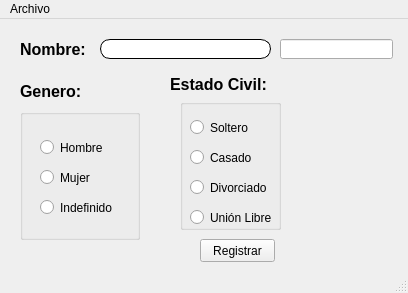
<?xml version="1.0" encoding="UTF-8"?>
<ui version="4.0">
 <class>MainWindow</class>
 <widget class="QMainWindow" name="MainWindow">
  <property name="geometry">
   <rect>
    <x>0</x>
    <y>0</y>
    <width>408</width>
    <height>293</height>
   </rect>
  </property>
  <property name="windowTitle">
   <string>MainWindow</string>
  </property>
  <widget class="QWidget" name="centralwidget">
   <widget class="QLineEdit" name="txt_nombre">
    <property name="geometry">
     <rect>
      <x>100</x>
      <y>20</y>
      <width>171</width>
      <height>20</height>
     </rect>
    </property>
    <property name="styleSheet">
     <string notr="true">border: 1px solid black;
border-radius: 10px;
</string>
    </property>
   </widget>
   <widget class="QLabel" name="label">
    <property name="geometry">
     <rect>
      <x>20</x>
      <y>62</y>
      <width>71</width>
      <height>21</height>
     </rect>
    </property>
    <property name="text">
     <string>&lt;html&gt;&lt;head/&gt;&lt;body&gt;&lt;p&gt;&lt;span style=&quot; font-size:12pt; font-weight:600;&quot;&gt;Genero:&lt;/span&gt;&lt;/p&gt;&lt;/body&gt;&lt;/html&gt;</string>
    </property>
   </widget>
   <widget class="QLabel" name="label_2">
    <property name="geometry">
     <rect>
      <x>170</x>
      <y>50</y>
      <width>111</width>
      <height>31</height>
     </rect>
    </property>
    <property name="text">
     <string>&lt;html&gt;&lt;head/&gt;&lt;body&gt;&lt;p&gt;&lt;span style=&quot; font-size:12pt; font-weight:600;&quot;&gt;Estado Civil:&lt;/span&gt;&lt;/p&gt;&lt;/body&gt;&lt;/html&gt;</string>
    </property>
   </widget>
   <widget class="QLabel" name="label_3">
    <property name="geometry">
     <rect>
      <x>20</x>
      <y>20</y>
      <width>71</width>
      <height>21</height>
     </rect>
    </property>
    <property name="text">
     <string>&lt;html&gt;&lt;head/&gt;&lt;body&gt;&lt;p&gt;&lt;span style=&quot; font-size:12pt; font-weight:600;&quot;&gt;Nombre:&lt;/span&gt;&lt;/p&gt;&lt;/body&gt;&lt;/html&gt;</string>
    </property>
   </widget>
   <widget class="QPushButton" name="btn_registrar">
    <property name="geometry">
     <rect>
      <x>200</x>
      <y>220</y>
      <width>75</width>
      <height>23</height>
     </rect>
    </property>
    <property name="text">
     <string>Registrar</string>
    </property>
   </widget>
   <widget class="QGroupBox" name="groupBox">
    <property name="geometry">
     <rect>
      <x>20</x>
      <y>90</y>
      <width>120</width>
      <height>131</height>
     </rect>
    </property>
    <property name="title">
     <string/>
    </property>
    <widget class="QRadioButton" name="rb_hombre">
     <property name="geometry">
      <rect>
       <x>20</x>
       <y>30</y>
       <width>82</width>
       <height>17</height>
      </rect>
     </property>
     <property name="text">
      <string>Hombre</string>
     </property>
    </widget>
    <widget class="QRadioButton" name="rb_indefinido">
     <property name="geometry">
      <rect>
       <x>20</x>
       <y>90</y>
       <width>82</width>
       <height>17</height>
      </rect>
     </property>
     <property name="text">
      <string>Indefinido</string>
     </property>
    </widget>
    <widget class="QRadioButton" name="rb_mujer">
     <property name="geometry">
      <rect>
       <x>20</x>
       <y>60</y>
       <width>82</width>
       <height>17</height>
      </rect>
     </property>
     <property name="text">
      <string>Mujer</string>
     </property>
    </widget>
   </widget>
   <widget class="QGroupBox" name="groupBox_2">
    <property name="geometry">
     <rect>
      <x>180</x>
      <y>80</y>
      <width>101</width>
      <height>131</height>
     </rect>
    </property>
    <property name="title">
     <string/>
    </property>
    <widget class="QRadioButton" name="rb_union_libre">
     <property name="geometry">
      <rect>
       <x>10</x>
       <y>110</y>
       <width>82</width>
       <height>17</height>
      </rect>
     </property>
     <property name="text">
      <string>Unión Libre</string>
     </property>
    </widget>
    <widget class="QRadioButton" name="rb_soltero">
     <property name="geometry">
      <rect>
       <x>10</x>
       <y>20</y>
       <width>82</width>
       <height>17</height>
      </rect>
     </property>
     <property name="text">
      <string>Soltero</string>
     </property>
    </widget>
    <widget class="QRadioButton" name="rb_casado">
     <property name="geometry">
      <rect>
       <x>10</x>
       <y>50</y>
       <width>82</width>
       <height>17</height>
      </rect>
     </property>
     <property name="text">
      <string>Casado</string>
     </property>
    </widget>
    <widget class="QRadioButton" name="rb_divorciado">
     <property name="geometry">
      <rect>
       <x>10</x>
       <y>80</y>
       <width>82</width>
       <height>17</height>
      </rect>
     </property>
     <property name="text">
      <string>Divorciado</string>
     </property>
    </widget>
   </widget>
   <widget class="QLineEdit" name="lineEdit">
    <property name="geometry">
     <rect>
      <x>280</x>
      <y>20</y>
      <width>113</width>
      <height>20</height>
     </rect>
    </property>
   </widget>
  </widget>
  <widget class="QMenuBar" name="menubar">
   <property name="geometry">
    <rect>
     <x>0</x>
     <y>0</y>
     <width>408</width>
     <height>21</height>
    </rect>
   </property>
   <widget class="QMenu" name="menuArchivo">
    <property name="title">
     <string>Archivo</string>
    </property>
    <widget class="QMenu" name="menuAbrir_Ventanas">
     <property name="title">
      <string>Abrir Ventanas</string>
     </property>
     <addaction name="actionVentana_2"/>
    </widget>
    <addaction name="actionAbrir"/>
    <addaction name="actionGuardar"/>
    <addaction name="menuAbrir_Ventanas"/>
   </widget>
   <addaction name="menuArchivo"/>
  </widget>
  <widget class="QStatusBar" name="statusbar"/>
  <action name="actionAbrir">
   <property name="text">
    <string>Abrir</string>
   </property>
  </action>
  <action name="actionGuardar">
   <property name="text">
    <string>Guardar</string>
   </property>
  </action>
  <action name="actionVentana_2">
   <property name="text">
    <string>Ventana 2</string>
   </property>
  </action>
 </widget>
 <resources/>
 <connections/>
</ui>
